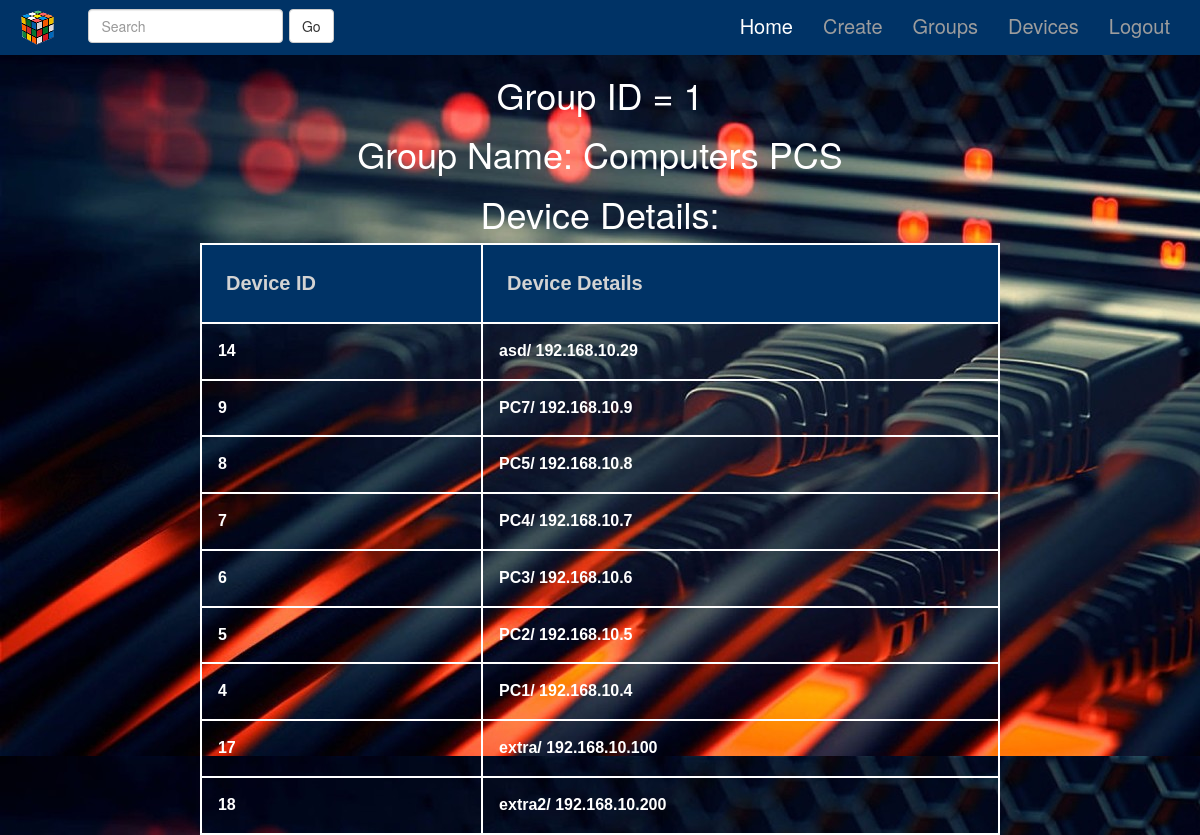
/Inventory/groups/1/, run on the app's committed database.
### Inventory/models.py (models this page shows, shortened)
class DeviceGroup(models.Model):
    groupname = models.CharField(max_length=20, unique=True)
    description = models.CharField(max_length=200, blank=True, null=True)
    class Meta:
        verbose_name_plural = 'devicegroups'

class Device(models.Model):
    IP_Address = models.GenericIPAddressField(unique=True)
    hostname = models.CharField(max_length=30, unique=True)
    devicegroups = models.ManyToManyField(DeviceGroup, blank=True)

### Inventory/views.py (the view)
# urls.py: path('groups/<int:pk>/', views.GroupDetailView.as_view(), name="detail"),
class GroupDetailView(generic.DetailView):
    model = DeviceGroup
    template_name = "Inventory/detail.html"

### Inventory/templates/Inventory/detail.html (shortened to what this page needs)
{% extends 'Inventory/base.html' %}
{% block body %}
    <h1>Group ID = {{ object.pk }} </h1>
    <h1>Group Name: {{ object.groupname }}</h1>
    <h1>Device Details:</h1>
    <table>
    	<tr>
    		<th>Device ID</th>
    		<th>Device Details</th>
    	</tr>
    	{% for dev in object.device_set.all %}
    		<tr>
    			<td> {{ dev.id }} </td>
        		<td> {{dev.hostname}}/ {{dev.IP_Address}} </td>
        	</tr>
    	{% endfor %}
    </table>
{% endblock %}

### Inventory/static/Inventory/style.css (style rules this page uses)
body { background: white url('images/Networking-background.jpg'); color: blue; margin:0; border: 0; }
h1 { text-align: center; color: white; }
table, th, td { border: 2px solid white; color: white; padding: 2% 2%; font-size: 16px; }
th { background-color: rgb(0, 51, 102); color: lightgrey; font-size: 20px; padding: 3% 3%; }
table { margin-right: auto; margin-left: auto; width: 800px; font-size: 16px; font-weight: bold; font-family: Arial; align-items: center; }

### data on the page
DeviceGroup: pk "1", groupname "Computers PCS"
Device: id "14", hostname "asd", IP_Address "192.168.10.29"
Device: id "9", hostname "PC7", IP_Address "192.168.10.9"
Device: id "8", hostname "PC5", IP_Address "192.168.10.8"
Device: id "7", hostname "PC4", IP_Address "192.168.10.7"
Device: id "6", hostname "PC3", IP_Address "192.168.10.6"
Device: id "5", hostname "PC2", IP_Address "192.168.10.5"
Device: id "4", hostname "PC1", IP_Address "192.168.10.4"
Device: id "17", hostname "extra", IP_Address "192.168.10.100"
Device: id "18", hostname "extra2", IP_Address "192.168.10.200"
